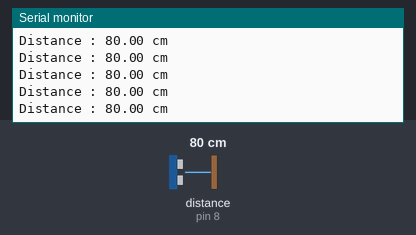
The sketch below on a simulated Arduino Uno, built with avr-gcc and run on an emulated ATmega328P. On the bench: the last lines printed to the serial monitor. The inputs (shaded band) are chosen by the test bench; at power-on: distance to the obstacle (sensor on pin 8) 80 cm.

Above: at 1.2 s.
1.3 s: distance to the obstacle (sensor on pin 8) set to 120 cm
At 1.38 s:
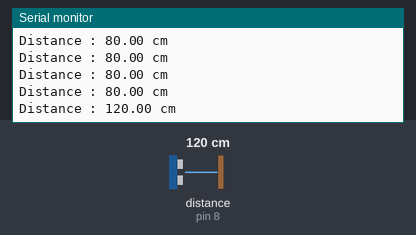
4.3 s: distance to the obstacle (sensor on pin 8) set to 35 cm
At 4.3 s:
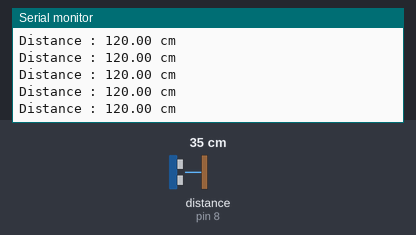
Timing chart, 0 to 7.3 s (numbered marks = the images above; inputs shaded):
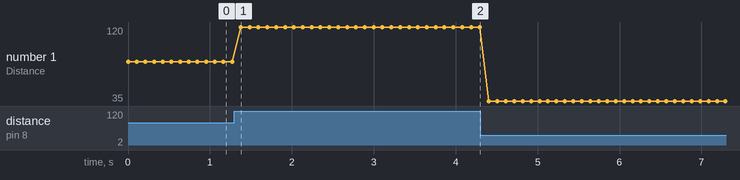

Measured:
- after the input at 1.3 s, the serial monitor: prints a new line after 0.08 s (image 1)
- plotted number 1: 80 → 120 after the input at 1.3 s, 120 → 35 after the input at 4.3 s

The sketch:

Ultimate2.0_UltrasoundSensorTest.ino
```cpp
#include <MeMegaPi.h>
#include <SoftwareSerial.h>
#include <Wire.h>

MeUltrasonicSensor ultraSensor(PORT_8);

void setup(){
  Serial.begin(9600);
}

void loop(){
  Serial.print("Distance : ");
  Serial.print(ultraSensor.distanceCm() );
  Serial.println(" cm");
  delay(100);
}
```
